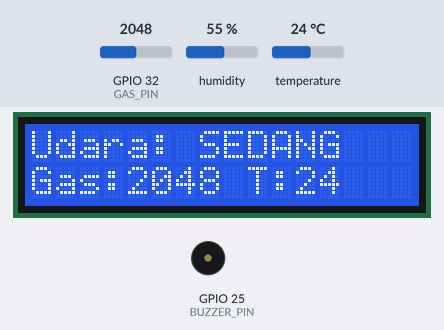
A sketch run on a simulated ESP32. Parts: 16×2 character LCD, buzzer (waves = sounding). The test bench sets the inputs (shaded band); at power-on: GPIO 32 (GAS_PIN) = 2048, temperature 24 °C, humidity 55 %. WiFi joins after 1.5 s; servers stay silent unless stated; what the sketch prints to the serial monitor is not drawn.

Above: at 4.5 s.
4.6 s: GPIO 32 (GAS_PIN) set to 2445
At 6.4 s:
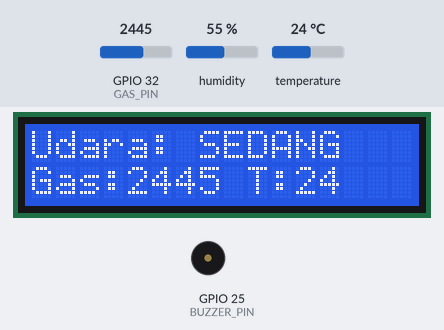
7.4 s: GPIO 32 (GAS_PIN) set to 2537
At 9.1 s:
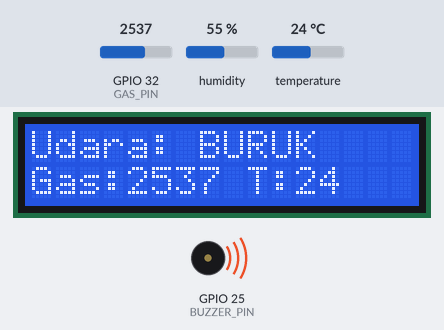
9.4 s: GPIO 32 (GAS_PIN) set to 1160
At 10.6 s:
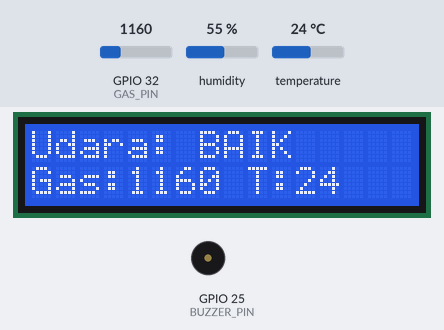
11.4 s: temperature set to 12 °C
At 12.4 s:
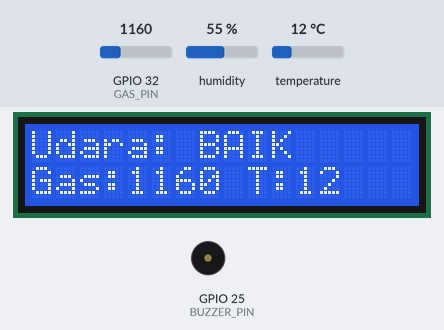
13.4 s: temperature set to 19 °C
At 16.6 s:
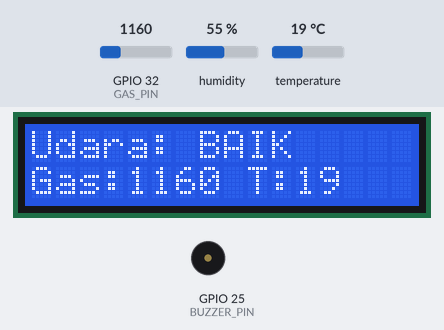
17.4 s: temperature set to 28 °C
At 20.8 s:
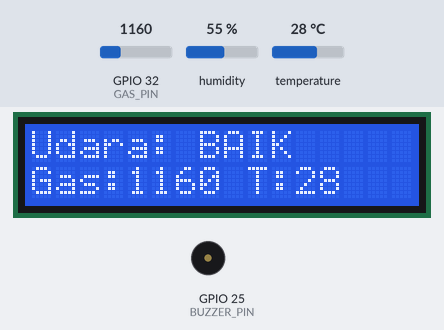
Timing chart, 0 to 22.3 s (numbered marks = the images above; inputs shaded):
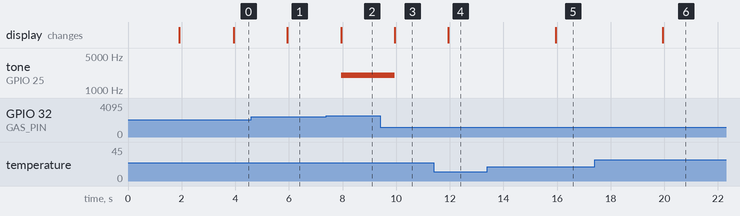

The sketch:

sketch.ino
```cpp
#define BLYNK_TEMPLATE_ID "TMPL6W5QU0tVt"
#define BLYNK_TEMPLATE_NAME "Sistem Monitoring Kualitas Udara"
#define BLYNK_AUTH_TOKEN "55gNdJ6XRgYmMnavmjbZMZoSTmpPX1wX"

#include <WiFi.h>
#include <BlynkSimpleEsp32.h>
#include <Wire.h>
#include <LiquidCrystal_I2C.h>
#include <DHT.h>

#define GAS_PIN     32
#define DHT_PIN     33
#define DHT_TYPE    DHT22
#define BUZZER_PIN  25

char ssid[] = "Wokwi-GUEST";
char pass[] = "";

const int BATAS_BAIK = 1200;
const int BATAS_SEDANG = 2500;

LiquidCrystal_I2C lcd(0x27, 16, 2);
DHT dht(DHT_PIN, DHT_TYPE);

BlynkTimer timer;

bool statusAlarm = false;

void kirimDataBlynk() {
  int nilaiGas = analogRead(GAS_PIN);
  float suhu = dht.readTemperature();
  float kelembapan = dht.readHumidity();

  String kualitas;
  int statusKualitas;

  if (nilaiGas < BATAS_BAIK) {
    kualitas = "BAIK";
    statusKualitas = 1;
  }
  else if (nilaiGas < BATAS_SEDANG) {
    kualitas = "SEDANG";
    statusKualitas = 3;
  }
  else {
    kualitas = "BURUK";
    statusKualitas = 5;
  }

  // Kirim suhu dan kelembapan
  if (!isnan(suhu) && !isnan(kelembapan)) {
    Blynk.virtualWrite(V0, suhu);
    Blynk.virtualWrite(V3, (int)round(kelembapan));
  }

  // Kirim nilai gas
  Blynk.virtualWrite(V4, nilaiGas);

  // IAQ perkiraan berdasarkan ADC sensor gas.
  // Bukan pengukuran IAQ terkalibrasi.
  int nilaiIAQ = map(nilaiGas, 0, 4095, 0, 500);
  Blynk.virtualWrite(V5, nilaiIAQ);

  // Kode status untuk widget Air Quality Image
  Blynk.virtualWrite(V6, statusKualitas);

  // LCD
  lcd.clear();
  lcd.setCursor(0, 0);
  lcd.print("Udara: ");
  lcd.print(kualitas);

  lcd.setCursor(0, 1);
  lcd.print("Gas:");
  lcd.print(nilaiGas);

  if (!isnan(suhu)) {
    lcd.print(" T:");
    lcd.print(suhu, 0);
  }

  // Serial Monitor
  Serial.println("----------------------");
  Serial.print("Gas: ");
  Serial.println(nilaiGas);

  Serial.print("Kualitas: ");
  Serial.println(kualitas);

  if (!isnan(suhu) && !isnan(kelembapan)) {
    Serial.print("Suhu: ");
    Serial.println(suhu);

    Serial.print("Kelembapan: ");
    Serial.println(kelembapan);
  }

  Serial.print("IAQ perkiraan: ");
  Serial.println(nilaiIAQ);

  Serial.println("----------------------");

  // Alarm
  if (nilaiGas >= BATAS_SEDANG) {
    statusAlarm = true;
    tone(BUZZER_PIN, 2000);
  } else {
    statusAlarm = false;
    noTone(BUZZER_PIN);
  }
}

void setup() {
  Serial.begin(115200);

  Wire.begin(12, 13);

  lcd.init();
  lcd.backlight();

  dht.begin();

  pinMode(GAS_PIN, INPUT);
  pinMode(BUZZER_PIN, OUTPUT);

  noTone(BUZZER_PIN);

  lcd.setCursor(0, 0);
  lcd.print("MONITOR UDARA");
  lcd.setCursor(0, 1);
  lcd.print("Menghubungkan");

  Serial.println("Menghubungkan ke Blynk...");

  Blynk.begin(BLYNK_AUTH_TOKEN, ssid, pass);

  lcd.clear();
  lcd.print("Blynk Connected");

  Serial.println("Blynk Connected!");

  timer.setInterval(2000L, kirimDataBlynk);
}

void loop() {
  Blynk.run();
  timer.run();
}
```

Measured:
- the behaviour switches between 2499 and 2500 on GPIO 32 (GAS_PIN) (found by bisection; images 1 and 2)
- after the input at 4.6 s, the display: changes after 1.3 s (image 1)
- after the input at 7.4 s, tone on GPIO 25 (BUZZER_PIN): silent → 2000 Hz after 0.55 s; the display: changes after 0.55 s (image 2)
- after the input at 9.4 s, tone on GPIO 25 (BUZZER_PIN): 2000 Hz → silent after 0.54 s; the display: changes after 0.54 s (image 3)
- after the input at 11.4 s, the display: changes after 0.55 s (image 4)
- after the input at 13.4 s, the display: changes after 2.5 s (image 5)
- after the input at 17.4 s, the display: changes after 2.5 s (image 6)
